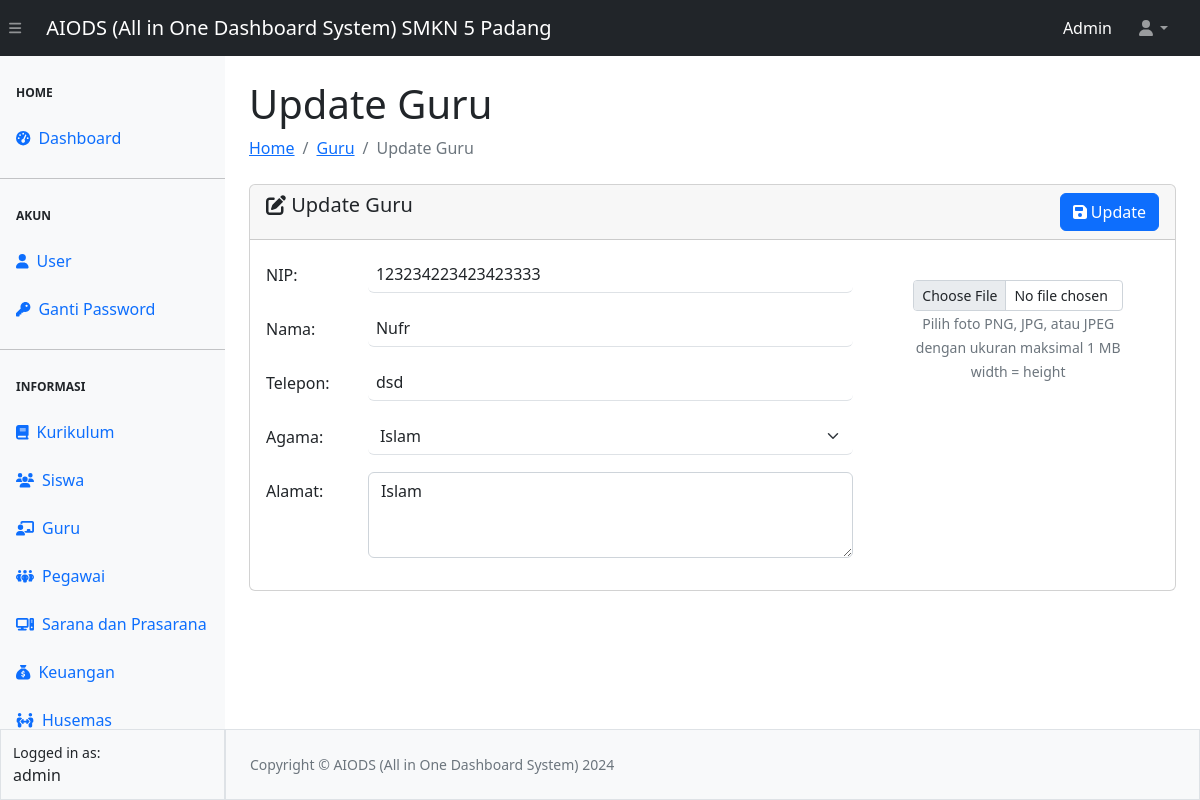
Screenshot of /video15/guru/edit-guru.php?id=2 (signed in) with the database file from the repository.
### tables this page shows
CREATE TABLE `tbl_guru` (
  `id` int(11) NOT NULL,
  `nip` varchar(30) NOT NULL,
  `nama` varchar(100) NOT NULL,
  `alamat` varchar(128) NOT NULL,
  `telepon` varchar(20) NOT NULL,
  `agama` varchar(20) NOT NULL,
  `foto` varchar(20) NOT NULL
);

### video15/guru/edit-guru.php (the view, shortened to what this page needs)
<?php
require_once "../config.php";
require_once "../template/header.php";
require_once "../template/navbar.php";
require_once "../template/sidebar.php";
$id = $_GET['id'];
$queryGuru = mysqli_query($koneksi, "SELECT * FROM tbl_guru WHERE id = $id");
$data = mysqli_fetch_array($queryGuru);
?>
<div id="layoutSidenav_content">
    <main>
        <div class="container-fluid px-4">
            <h1 class="mt-4">Update Guru</h1>
            <ol class="breadcrumb mb-4">
                <li class="breadcrumb-item"><a href="../index.php">Home</a></li>
                <li class="breadcrumb-item"><a href="guru.php">Guru</a></li>
                <li class="breadcrumb-item active">Update Guru</li>
            </ol>
            <form action="proses-guru.php" method="POST" enctype="multipart/form-data">
                <div class="card">
                    <div class="card-header">
                        <span class="h5 my-2"> <i class="fa-solid fa-pen-to-square"></i> Update Guru</span>
                        <button type="submit" name="update" class="btn btn-primary float-end"><i class="fa-solid fa-floppy-disk"></i> Update</button>
                    </div>
                    <div class="card-body">
                        <div class="row">
                            <div class="col-8">
                                <div class="mb-3 row">
                                    <label for="nip" class="col-sm-2 col-form-label">NIP:</label>
                                    <div class="col-sm-10">
                                        <input type="text" name="nip" pattern="[0-9]{18,}" title="minimal 18 angka" class="form-control ps-2 border-0 border-bottom" value="<?= $data['nip'] ?>" required>
                                    </div>
                                </div>
                                <div class="mb-3 row">
                                    <label for="nama" class="col-sm-2 col-form-label">Nama:</label>
                                    <div class="col-sm-10">
                                        <input type="text" name="nama" class="form-control ps-2 border-0 border-bottom" value="<?= $data ['nama'] ?>" required>
                                    </div>
                                </div>
                                <div class="mb-3 row">
                                    <label for="telepon" class="col-sm-2 col-form-label">Telepon:</label>
                                    <div class="col-sm-10">
                                        <input type="tel" name="telepon" pattern="[0-9]{5,}" title="minimal 5 angka" class="form-control ps-2 border-0 border-bottom" value="<?=$data['telepon']?>" required>
                                    </div>
                                </div>
                                <div class="mb-3 row">
                                    <label for="agama" class="col-sm-2 col-form-label">Agama:</label>
                                    <div class="col-sm-10">
                                        <select name="agama" id="agama" class="form-select border-0 border-bottom" required>
                                            <?php
                                            $agama = ['Islam', 'Kristen', 'Katholik', 'Hindu', 'Budha'];
                                            foreach ($agama as $rlg) {
                                                if ($data['agama'] == $rlg) { ?>
                                                    <option value="<?= $rlg ?>" selected><?= $rlg ?></option>
                                                <?php } else { ?>
                                                    <option value="<?= $rlg ?>"><?= $rlg ?></option>
                                                <?php
                                                }
                                            }
                                            ?>
                                        </select>
                                    </div>
                                </div>
                                <div class="mb-3 row">
                                    <label for="alamat" class="col-sm-2 col-form-label">Alamat:</label>
                                    <div class="col-sm-10">
                                        <textarea name="alamat" id="alamat" cols="30" rows="3" class="form-control" required><?= $data['alamat'] ?></textarea>
                                    </div>
                                </div>
                            </div>
                            <div class="col-4 text-center px-5">
                                <input type="file" name="image" class="form-control form-control-sm">
                                <small class="text-secondary">Pilih foto PNG, JPG, atau JPEG dengan ukuran maksimal 1 MB</small>
                                <div><small class="text-secondary">width = height</small></div>
                            </div>
                        </div>
                    </div>
                </div>
            </form>
        </div>
    </main>
    <?php
    require_once "../template/footer.php";
    ?>

### rows the page displays
tbl_guru: nip "123234223423423333", nama "Nufr", telepon "dsd", agama "Islam", alamat "Islam"

### other values shown
$_SESSION["ssUser"] "Admin"
$_SESSION["ssUser"] "admin"
